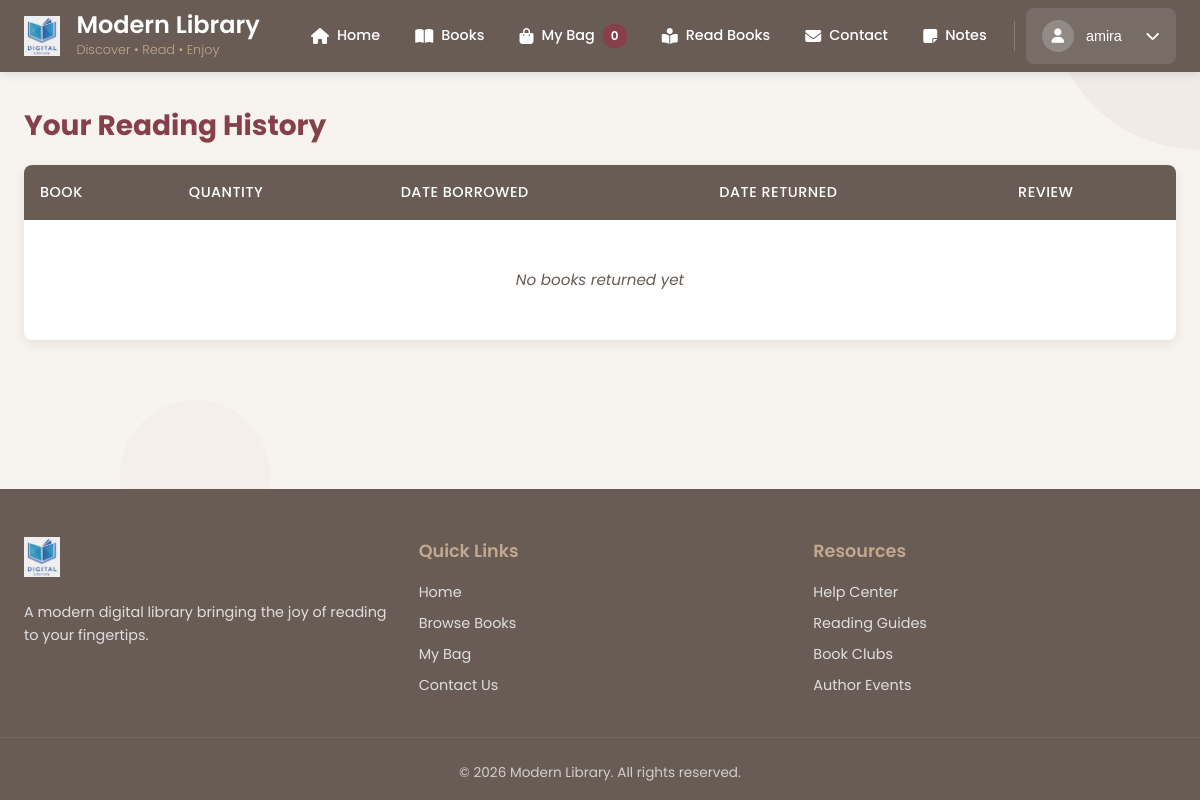
The app's page /user/history/ (signed in), older data.
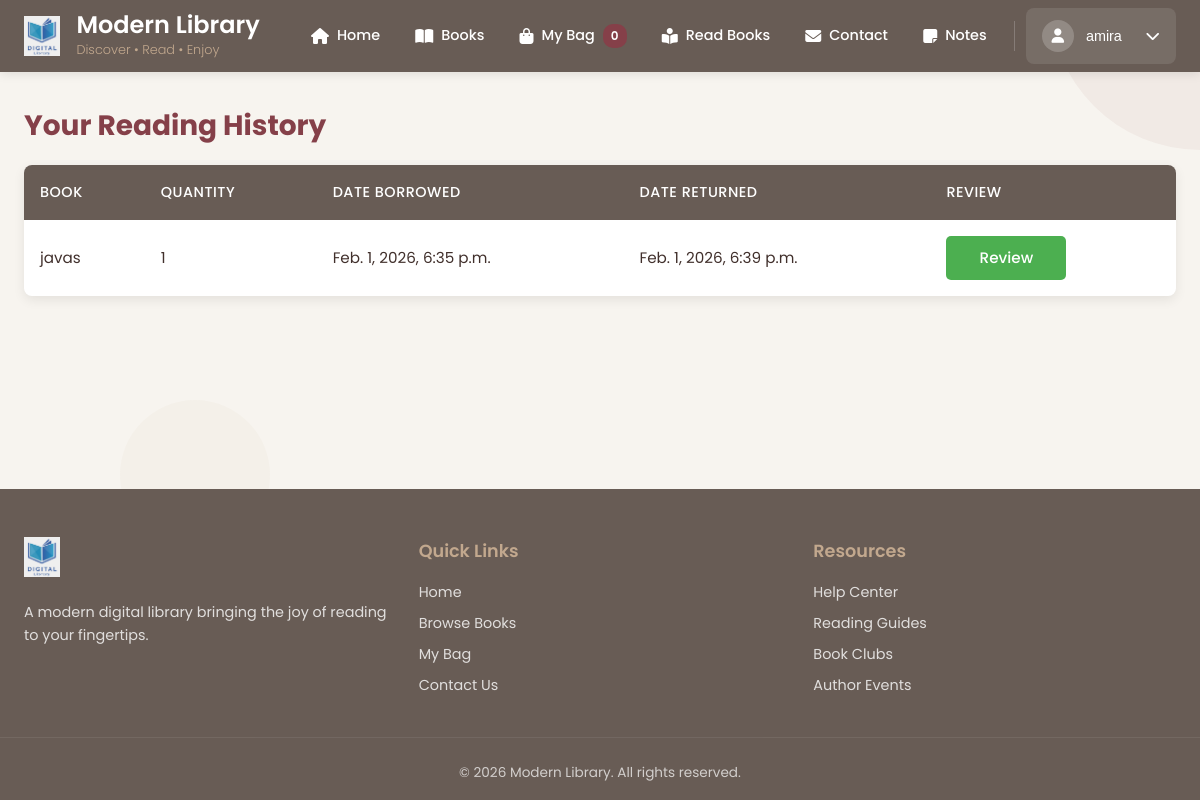
The same page, newer data.
### library_app/models.py (models this page shows, shortened)
class Order(models.Model):
    STATUS_CHOICES = (
        ('waiting', 'Waiting for Admin'),
        ('accepted', 'Accepted'),
        ('returned', 'Returned'),
        ('refused', 'Refused'),
    )
    user = models.ForeignKey(User, on_delete=models.CASCADE)
    book = models.ForeignKey(Book, on_delete=models.CASCADE)
    quantity = models.PositiveIntegerField(default=1)
    date_rent = models.DateTimeField(auto_now_add=True)
    date_return = models.DateTimeField(blank=True, null=True)
    status = models.CharField(max_length=10, choices=STATUS_CHOICES, default='waiting')

class Book(models.Model):
    title = models.CharField(max_length=200)
    author = models.CharField(max_length=150)
    publication_date = models.DateField(blank=True, null=True)
    quantity = models.PositiveIntegerField(default=0)
    genres = models.ManyToManyField(Genre, related_name="books")
    reviews = models.DecimalField(max_digits=2, decimal_places=1, blank=True, null=True)
    description = models.TextField(blank=True, null=True)
    image = models.ImageField(upload_to="books/", blank=True, null=True)

### library_app/views.py (the view)
# urls.py: path('user/history/', views.reading_history, name='reading_history'),
@login_required
def reading_history(request):
    orders = Order.objects.filter(user=request.user, status='returned', date_return__isnull=False)
    return render(request, 'library_app/reading_history.html', {
        'returned_books': orders
    })

### library_app/templates/library_app/reading_history.html (shortened to what this page needs)
{% extends 'library_app/base_user.html' %}
{% block content %}
<h2>Your Reading History</h2>
<table>
<tr>
    <th>Book</th>
    <th>Quantity</th>
    <th>Date Borrowed</th>
    <th>Date Returned</th>
    <th>Review</th>
</tr>
{% for order in returned_books %}
<tr>
    <td>{{ order.book.title }}</td>
    <td>{{ order.quantity }}</td>
    <td>{{ order.date_rent }}</td>
    <td>{{ order.date_return }}</td>
    <td>
    <a href="{% url 'add_review' order.book.id %}" class="btn btn-info">Review</a>
</td>
</tr>
{% empty %}
<tr><td colspan="5">No books returned yet</td></tr>
{% endfor %}
</table>
{% endblock %}

Row changes from the older to the newer data that the page shows:
added Order: book "javas", quantity "1", date_rent "Feb. 1, 2026, 6:35 p.m.", date_return "Feb. 1, 2026, 6:39 p.m."
Text that changed along with them:
text no longer shown: "No books returned yet"
